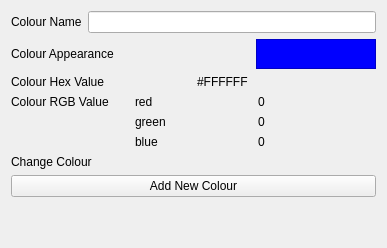
     <widget class="QWidget" name="tab_6">
      <attribute name="icon">
       <iconset resource="icon/resources.qrc">
        <normaloff>:/images/tabwidget/colour.png</normaloff>:/images/tabwidget/colour.png</iconset>
      </attribute>
      <attribute name="title">
       <string/>
      </attribute>
      <layout class="QVBoxLayout" name="verticalLayout_5">
       <item>
        <layout class="QHBoxLayout" name="horizontalLayout_6">
         <item>
          <widget class="QLabel" name="label_2">
           <property name="text">
            <string>Colour Name</string>
           </property>
          </widget>
         </item>
         <item>
          <widget class="QLineEdit" name="colour_lineedit"/>
         </item>
        </layout>
       </item>
       <item>
        <layout class="QHBoxLayout" name="horizontalLayout_7" stretch="2,1">
         <item>
          <widget class="QLabel" name="label_3">
           <property name="text">
            <string>Colour Appearance</string>
           </property>
          </widget>
         </item>
         <item>
          <widget class="QTextBrowser" name="colour_visualise_pushbutton">
           <property name="sizePolicy">
            <sizepolicy hsizetype="Expanding" vsizetype="Fixed">
             <horstretch>0</horstretch>
             <verstretch>0</verstretch>
            </sizepolicy>
           </property>
           <property name="maximumSize">
            <size>
             <width>16777215</width>
             <height>30</height>
            </size>
           </property>
           <property name="styleSheet">
            <string notr="true">QTextBrowser {
  background-color: #0000ff;
}</string>
           </property>
          </widget>
         </item>
        </layout>
       </item>
       <item>
        <layout class="QHBoxLayout" name="horizontalLayout_8">
         <item>
          <widget class="QLabel" name="label_4">
           <property name="text">
            <string>Colour Hex Value</string>
           </property>
          </widget>
         </item>
         <item>
          <widget class="QLabel" name="colour_hex_label">
           <property name="text">
            <string>#FFFFFF</string>
           </property>
          </widget>
         </item>
        </layout>
       </item>
       <item>
        <layout class="QGridLayout" name="gridLayout">
         <item row="1" column="1">
          <widget class="QLabel" name="label_8">
           <property name="text">
            <string>green</string>
           </property>
          </widget>
         </item>
         <item row="0" column="0">
          <widget class="QLabel" name="label_7">
           <property name="text">
            <string>Colour RGB Value</string>
           </property>
          </widget>
         </item>
         <item row="0" column="1">
          <widget class="QLabel" name="label_6">
           <property name="text">
            <string>red</string>
           </property>
          </widget>
         </item>
         <item row="2" column="1">
          <widget class="QLabel" name="label_9">
           <property name="text">
            <string>blue</string>
           </property>
          </widget>
         </item>
         <item row="0" column="2">
          <widget class="QLabel" name="colour_red_label">
           <property name="text">
            <string>0</string>
           </property>
          </widget>
         </item>
         <item row="1" column="2">
          <widget class="QLabel" name="colour_green_label">
           <property name="text">
            <string>0</string>
           </property>
          </widget>
         </item>
         <item row="2" column="2">
          <widget class="QLabel" name="colour_blue_label">
           <property name="text">
            <string>0</string>
           </property>
          </widget>
         </item>
        </layout>
       </item>
       <item>
        <layout class="QHBoxLayout" name="horizontalLayout_9">
         <item>
          <widget class="QLabel" name="label_13">
           <property name="text">
            <string>Change Colour</string>
           </property>
          </widget>
         </item>
        </layout>
       </item>
       <item>
        <widget class="QPushButton" name="colour_add_new_pushbutton">
         <property name="text">
          <string>Add New Colour</string>
         </property>
        </widget>
       </item>
       <item>
        <spacer name="verticalSpacer_4">
         <property name="orientation">
          <enum>Qt::Vertical</enum>
         </property>
         <property name="sizeHint" stdset="0">
          <size>
           <width>20</width>
           <height>40</height>
          </size>
         </property>
        </spacer>
       </item>
      </layout>
     </widget>
